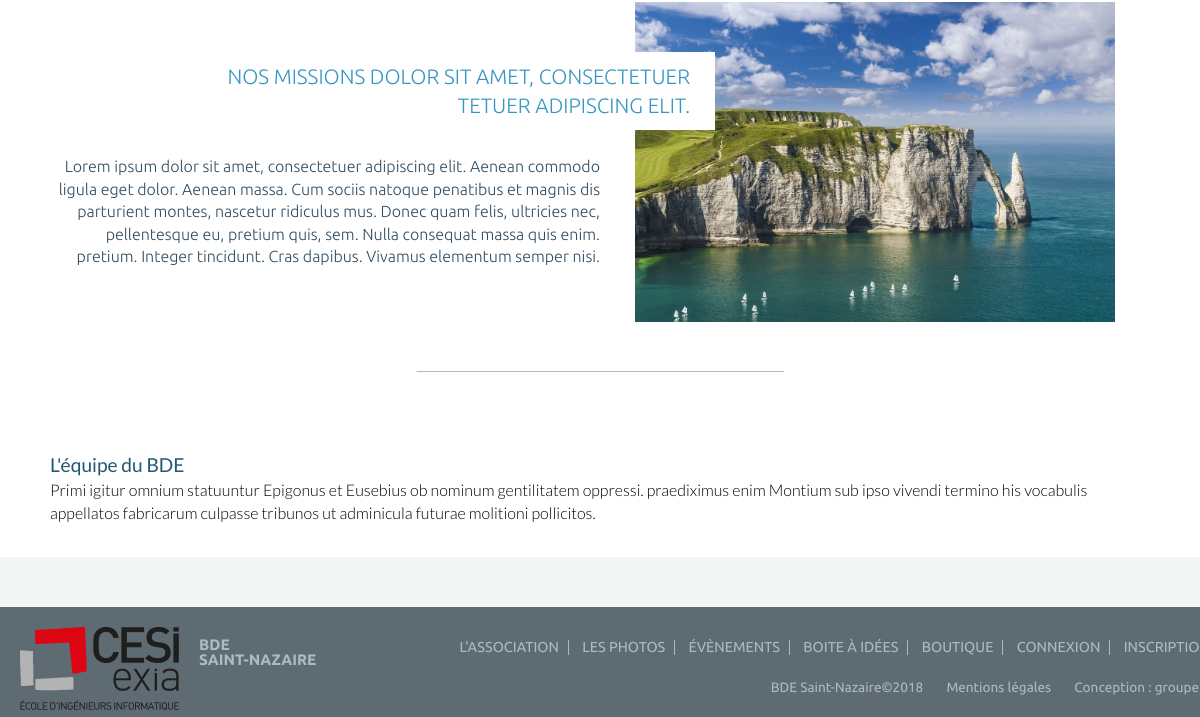
Before: /bde (lower part) with the older database file.
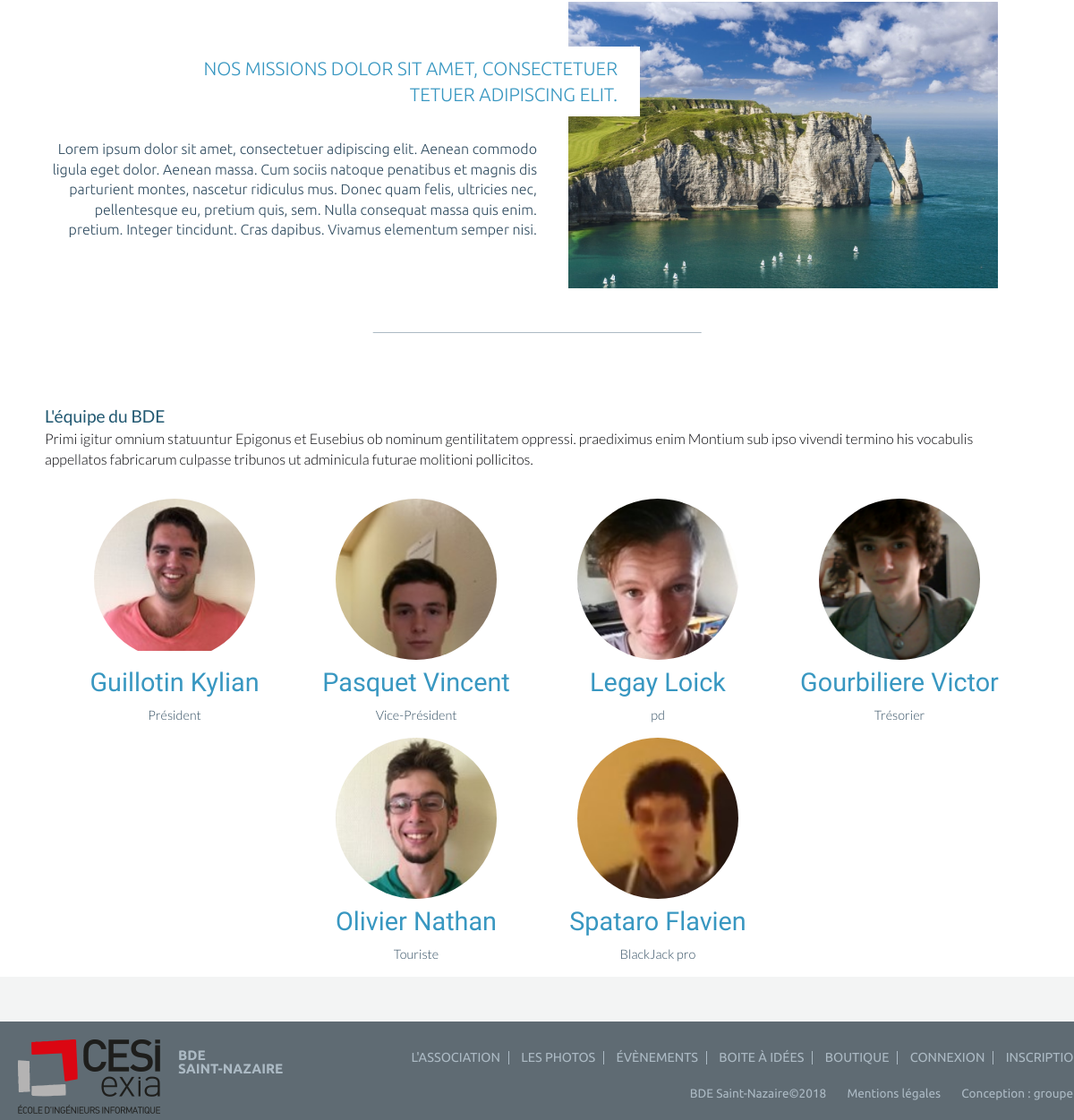
After: the same page with the newer database file.
### tables this page shows
CREATE TABLE `membre_bde` (
  `ID_membre` int(50) NOT NULL,
  `Nom` varchar(35) NOT NULL,
  `Prenom` varchar(35) NOT NULL,
  `Role` varchar(50) NOT NULL,
  `Image` text NOT NULL
);

### include/common.php (called while the page is built, shortened)
<?php
$page = '';
function init() {
    $page = get_page();
    load_content();
}
function get_page() {
    $quri = $_SERVER['REQUEST_URI'];
    $base_path = get_base_path();
    $page = str_replace($base_path, '', urldecode($quri));
    return $page;
}
function get_base_path() {
    $base_path = str_replace('index.php', '', $_SERVER['PHP_SELF']);
    return $base_path;
}
function load_content() {
    global $page;
    $pages = array(
        'accueil' => array(
            'title' => "accueil",
            'file' => 'accueil.php',
        ),
        'bde' => array(
            'title' => "bde",
            'file' => 'bde.php',
        ),
        'box' => array(
            'title' => "box",
            'file' => 'box.php',
        ),
        'event-list' => array(
            'title' => "event-list",
            'file' => 'event-list.php',
        ),
        'event.php' => array(
            'title' => "event.php",
            'file' => 'event.php',
        ),
        'photos' => array(
            'title' => "photos",
            'file' => 'photos.php',
        ),
        'register' => array(
            'title' => "register",
            'file' => 'register.php',
        ),
        'notice' => array(
            'title' => "notice",
            'file' => 'notice.php',
        ),
        'terms' => array(
            'title' => "terms",
            'file' => 'terms.php',
        ),
        'boutique' => array(
            'title' => "boutique",
            'file' => 'boutique.php',
        ),
    );
    if (array_key_exists($page, $pages)) {
        include (TEMPLATE_PATH . $pages[$page]['file']);
        $page_content = ob_get_contents();
    } else {
        header('Location:' . get_base_path() . 'accueil');
    }
}

### pages/bde.php (the view, shortened to what this page needs)
<?php
$bdd = new PDO('mysql:host=localhost;dbname=projetweb;charset=utf8', 'root', '');
?>
<section id="bde">
    <div class="inner">
        <div id="bde-content">
            <div class="bde-content-inner">
                <div class="content-bloc">
                    <div class="content-view">
                        <img src="img/local/view.jpg" alt=""/>
                    </div>
                    <div class="content-desc">
                        <h2>Nos missions dolor sit amet, consectetuer tetuer adipiscing elit.</h2>
                        <p>
                            Lorem ipsum dolor sit amet, consectetuer adipiscing elit. Aenean commodo ligula eget dolor. Aenean massa. Cum sociis natoque penatibus et magnis dis parturient montes, nascetur ridiculus mus. Donec quam felis, ultricies nec, pellentesque eu, pretium quis, sem. Nulla consequat massa quis enim. pretium. Integer tincidunt. Cras dapibus. Vivamus elementum semper nisi.
                        </p>
                    </div>
                </div>
            </div>
            <section id="bde-team">
                <div class="inner">
                    <h2> L'équipe du BDE</h2>
                    <p> Primi igitur omnium statuuntur Epigonus et Eusebius ob nominum gentilitatem oppressi. praediximus enim Montium sub ipso vivendi termino his vocabulis appellatos fabricarum culpasse tribunos ut adminicula futurae molitioni pollicitos.
                    </p>
                    <div class="team-list-inner">
                        <?php
                        $reponse = $bdd->query('SELECT * FROM membre_bde ORDER BY ID_membre ASC');
                        while ($donnees = $reponse->fetch()) {
                            ?>
                            <div class="team-list-bloc">
                                <div class="team-list-view">
                                    <span><img src="img/local/bde/<?php echo $donnees['Image']; ?> " alt="" /></span>
                                </div>
                                <div class="team-list-desc">
                                    <h3><?php echo $donnees['Nom'] . "   " . $donnees['Prenom']; ?></h3>
                                    <div class="team-list-function"><?php echo $donnees['Role']; ?></div>
                                </div>
                            </div> <?php
                        }
                        ?>
                    </div>
                </div>
            </section>
    </div>
</section>

### index.php (shortened to what this page needs)
<?php
include('include/common.php');
init();
?>
<!doctype html>
<html lang="fr">
    <head>
        <link href="css/fonts.css" rel="stylesheet" type="text/css">
        <link href="css/reset.css" rel="stylesheet" type="text/css">
        <link href="css/gen/main-l.css" rel="stylesheet" type="text/css">
        <link href="css/gen/rwd-l.css" rel="stylesheet" type="text/css">
    </head>
    <?php
    if ($page == "accueil") {
        echo '<body class="front">';
    } else {
        echo '<body>';
    }
    ?>
    <?php print $page_content; ?>
    <?php require TEMPLATE_PATH . 'footer.php'; ?>
</body>
</html>

### pages/footer.php
<footer>
    <div class="inner">
        <div class="logo-footer">
            <img src="img/local/exia.png" alt="Logo exia" />
            <div class="title">BDE <span>Saint-Nazaire</span></div>
        </div>
        <div class="nav-footer">
            <ul class="nav">
                <li><a href="bde">L'association</a></li>
                <li><a href="photos">Les photos</a></li>
                <li><a href="event-list">Évènements</a></li>
                <li><a href="box"> Boite à idées</a></li>
                <li><a href="boutique">Boutique</a></li>
                <?php
                if (isset($_SESSION['email'])) {
                    ?>
                    <li>
                        <a href="#"><span>Mon profil</span></a>
                    </li>
                    <li>
                        <a href="logout"><span>Se déconnecter</span></a>
                    </li>
                    <?php
                } else if (!isset($_SESSION['email'])) {
                    ?>
                    <li>
                        <a data-popup-open="popup-1" href="#"><span>Connexion</span></a>
                    </li>
                    <li>
                        <a data-popup-open="popup-2" href="#"><span>Inscription</span></a>
                    </li>
                    <?php
                }
                ?>
            </ul>
            <ul class="corporate">
                <li>BDE Saint-Nazaire©2018</li>
                <li><a href="#">Mentions légales</a></li>
                <li><a href="#" target="_blank">Conception : groupe 2</a></li>
            </ul>
        </div>
    </div>
</footer>

### css/gen/main-l.css (style rules this page uses)
.inner, .profile, .tabs { position: relative; width: 1200px; margin: 0 auto; }
.inner .tabs, .inner .inner { width: 100%; }
section { clear: both; width: 100%; }
section .inner { overflow: hidden; }
body { overflow: hidden; position: relative; min-width: 1200px; width: 100%; margin: 0; padding: 0; color: #314d61; font: 300 100%/1.4em 'Ubuntu', sans-serif; background: #f3f4f4; }
p { margin: 0 0 .8em; }
h2 { position: relative; font: 500 1.2em/1.2em "Ubuntu", sans-serif; }
h3 { font: 500 1.1em/1.5em 'Ubuntu', sans-serif; }
a { text-decoration: none; color: #3897c1; }
#bde { padding: 0 0 50px; }
#bde #bde-content { overflow: hidden; padding: 0 50px; background: #FFF; }
#bde #bde-content .bde-content-inner { position: relative; margin: 40px 0; }
#bde #bde-content .bde-content-inner:after { position: absolute; content: ""; left: 50%; -webkit-transform: translate(-50%,0); -moz-transform: translate(-50%,0); -ms-transform: translate(-50%,0); -o-transform: translate(-50%,0); bottom: 0; width: 33.33%; height: 1px; background: #acbac4; }
#bde #bde-content .bde-content-inner .content-bloc { overflow: hidden; position: relative; padding-bottom: 50px; }
#bde #bde-content .bde-content-inner .content-bloc .content-view { position: relative; float: left; width: 50%; padding-right: 35px; }
#bde #bde-content .bde-content-inner .content-bloc .content-view img { display: block; width: 100%; }
#bde #bde-content .bde-content-inner .content-bloc .content-desc { position: relative; float: left; width: 50%; }
#bde #bde-content .bde-content-inner .content-bloc .content-desc h2 { position: relative; left: -115px; background: #FFF; text-transform: uppercase; font: 300 1.3em/1.4em 'Ubuntu', sans-serif; color: #3897c1; padding: 10px 25px; margin: 50px 0 25px; }
#bde #bde-content .bde-content-inner .content-bloc:nth-child(even) .content-view { float: right; padding-left: 35px; }
#bde #bde-content .bde-content-inner .content-bloc:nth-child(even) .content-desc { text-align: right; }
#bde #bde-content .bde-content-inner .content-bloc:nth-child(even) .content-desc h2 { left: 115px; }
#bde #bde-team .inner { overflow: visible; }
#bde #bde-team h2 { font: 400 1.2em/1.4em 'Lato', sans-serif; color: #215871; padding: 40px 0 0 0; }
#bde #bde-team p { font: 300 1em/1.4em 'Lato', sans-serif; color: #010005; }
#bde #bde-team .team-list-inner { overflow: hidden; width: 100%; display: flex; flex-flow: row wrap; justify-content: center; padding: 20px 0 0 0; }
#bde #bde-team .team-list-inner .team-list-bloc { display: flex; width: calc(25% - 5px); align-items: center; justify-content: center; flex-flow: row wrap; align-content: space-around; }
#bde #bde-team .team-list-inner .team-list-bloc .team-list-view { position: relative; border-radius: 50%; overflow: hidden; width: 180px; height: 180px; }
#bde #bde-team .team-list-inner .team-list-bloc .team-list-view img { width: 180px; height: inherit; }
#bde #bde-team .team-list-inner .team-list-bloc .team-list-desc { margin: 0 0 15px; text-align: center; }
#bde #bde-team .team-list-inner .team-list-bloc .team-list-desc h3 { font: 400 1.8em/1.8em "Allura"; color: #3897c1; text-decoration: none; }
#bde #bde-team .team-list-inner .team-list-bloc .team-list-desc .team-list-function { font: 300 0.9em/1.4em 'Lato', sans-serif; }
footer { background: #5f6b73; padding: 20px; color: #acbac4; height: 110px; }
footer .logo-footer { float: left; width: 30%; }
footer .logo-footer img { float: left; }
footer .logo-footer .title { float: left; font: 700 0.95em/1em 'Ubuntu', sans-serif; text-transform: uppercase; padding: 10px 0 0 20px; }
footer .logo-footer .title span { display: block; }
footer .nav-footer { float: right; width: 70%; text-align: right; }
footer .nav-footer .nav { font: 0.9em/40px 'Ubuntu', sans-serif; text-transform: uppercase; position: relative; }
footer .nav-footer .nav li { display: inline-block; position: relative; }
footer .nav-footer .nav li a { color: #acbac4; padding: 0 10px; }
footer .nav-footer .nav li:after { position: absolute; top: 13px; right: 0; content: ""; background: #acbac4; width: 1px; height: 15px; }
footer .nav-footer .nav li:last-child:after { display: none; }
footer .nav-footer .corporate { font: 0.85em/40px 'Ubuntu', sans-serif; }
footer .nav-footer .corporate li { display: inline-block; padding: 0 10px; }
footer .nav-footer .corporate li a { color: #acbac4; }

Changed rows visible on the page:
added membre_bde: Image (picture), Nom "Guillotin", Prenom "Kylian", Role "Président"
added membre_bde: Image (picture), Nom "Pasquet", Prenom "Vincent", Role "Vice-Président"
added membre_bde: Image (picture), Nom "Legay", Prenom "Loick", Role "pd"
added membre_bde: Image (picture), Nom "Gourbiliere", Prenom "Victor", Role "Trésorier"
added membre_bde: Image (picture), Nom "Olivier", Prenom "Nathan", Role "Touriste"
added membre_bde: Image (picture), Nom "Spataro", Prenom "Flavien", Role "BlackJack pro"
